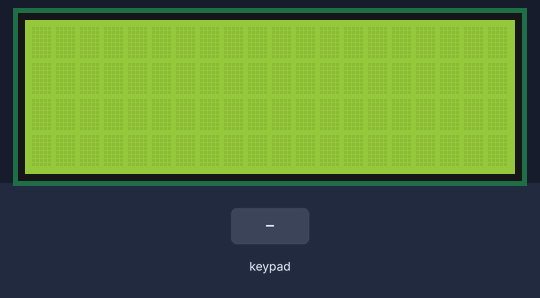
A sketch run on a simulated Arduino Uno, built with avr-gcc and run on an emulated ATmega328P. Shown: 20×4 character LCD. The inputs (shaded band) are chosen by the test bench. What the sketch prints to the serial monitor is not drawn.

Above: at 1.2 s.
1.3 s: keypad keys 2 3 4 5 # pressed 0.4 s apart
At 3.6 s:
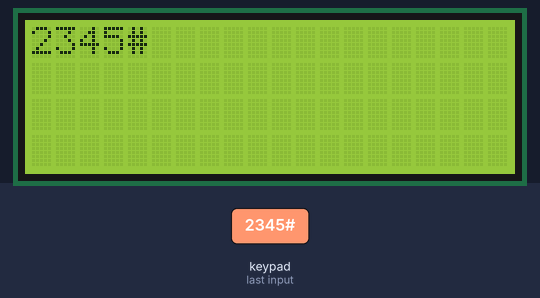
4.8 s: key 'A' pressed
At 5.1 s:
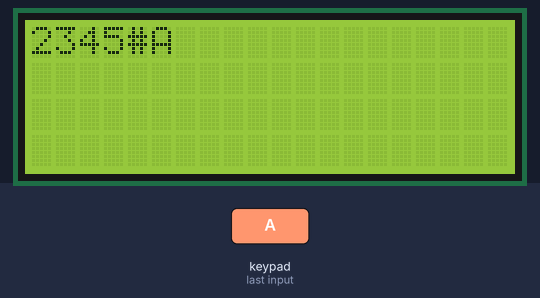
6.3 s: key 'B' pressed
At 7.5 s:
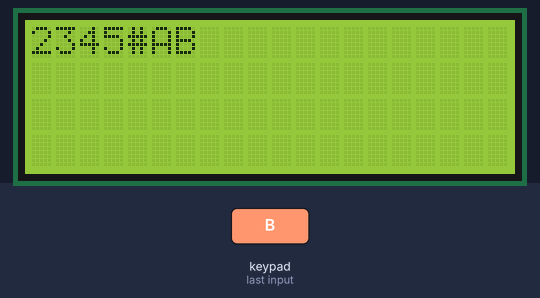
7.8 s: keypad keys 2 3 4 5 * pressed 0.4 s apart
At 10.8 s:
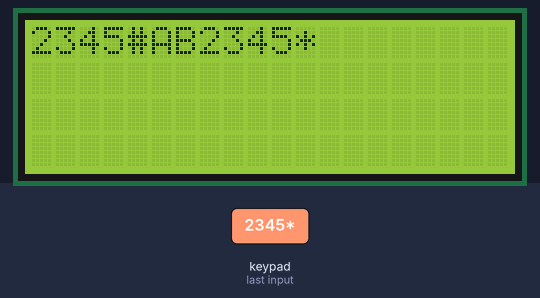
11.3 s: key 'C' pressed
12.8 s: keypad keys 2 3 4 5 D pressed 0.4 s apart
At 14.9 s:
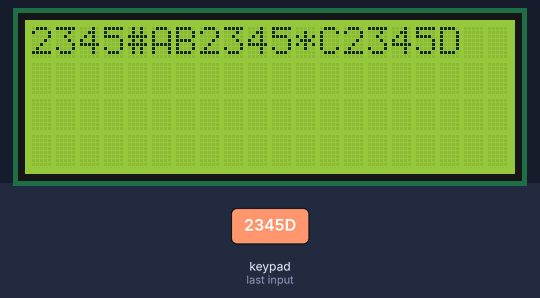
Timing chart, 0 to 16.4 s (numbered marks = the images above; inputs shaded):
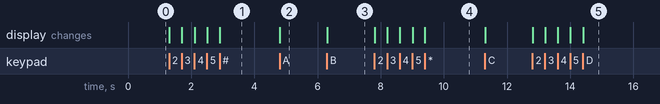

Measured:
- after the input at 1.3 s, the display: first changes at once (image 1 shows a later state)
- after the input at 4.8 s, the display: changes at once (image 2)
- after the input at 6.3 s, the display: changes at once (image 3)
- after the input at 7.8 s, the display: first changes at once (image 4 shows a later state)
- after the input at 12.8 s, the display: first changes at once (image 5 shows a later state)

The sketch:

keypad_with_lcd_display.ino.ino
```cpp
#include <Keypad.h>
#include <Wire.h>
#include <LiquidCrystal_PCF8574.h>

const byte ROWS = 4; //four rows
const byte COLS = 4; //four columns
char keys[ROWS][COLS] = {
  {'1', '2', '3', 'A'},
  {'4', '5', '6', 'B'},
  {'7', '8', '9', 'C'},
  {'*', '0', '#', 'D'}
};

byte rowPins[ROWS] = {2, 3, 4, 5}; //connect to the row pinouts of the keypad
byte colPins[COLS] = {6, 7, 8, 9}; //connect to the column pinouts of the keypad

Keypad keypad = Keypad( makeKeymap(keys), rowPins, colPins, ROWS, COLS );
LiquidCrystal_PCF8574 lcd(0x3F);

void setup()
{
  Serial.begin(9600);
  setupMyLcd();
}

void loop()
{
  char key = keypad.getKey();

  if (key)
  {
    Serial.print(key);
    lcd.print(key);
  }
}

void setupMyLcd()
{
  uint8_t error;
  uint8_t width = 20, height = 4;
  //Serial.begin(115200);
  while (!Serial);
  Serial.println(F("Checking for LCD"));

  Wire.begin();
  Wire.beginTransmission(0x3F);
  error = Wire.endTransmission();
  Serial.print(F("Error: "));
  Serial.print(error);

  if (error == 0) {
    Serial.println(F(" : LCD found."));
  }
  else {
    Serial.println(F(" : LCD not found."));
  }
  lcd.begin(width, height);
  lcd.setBacklight(255);
  lcd.clear();
  lcd.home();
}
```
